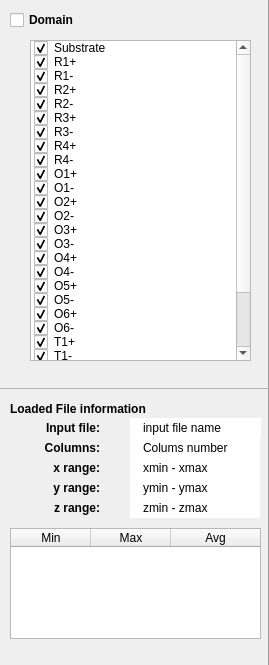
            <widget class="QWidget" name="input3">
             <attribute name="title">
              <string>Domain</string>
             </attribute>
             <layout class="QGridLayout" name="gridLayout_6">
              <property name="leftMargin">
               <number>0</number>
              </property>
              <property name="topMargin">
               <number>0</number>
              </property>
              <property name="rightMargin">
               <number>0</number>
              </property>
              <property name="bottomMargin">
               <number>0</number>
              </property>
              <property name="spacing">
               <number>0</number>
              </property>
              <item row="0" column="0">
               <widget class="QWidget" name="domain" native="true">
                <property name="maximumSize">
                 <size>
                  <width>270</width>
                  <height>16777215</height>
                 </size>
                </property>
                <property name="styleSheet">
                 <string notr="true">#domain{
	border-right:1px solid rgb(153, 153, 153);
}</string>
                </property>
                <layout class="QVBoxLayout" name="verticalLayout_3">
                 <property name="spacing">
                  <number>0</number>
                 </property>
                 <property name="leftMargin">
                  <number>0</number>
                 </property>
                 <property name="topMargin">
                  <number>0</number>
                 </property>
                 <property name="rightMargin">
                  <number>0</number>
                 </property>
                 <property name="bottomMargin">
                  <number>0</number>
                 </property>
                 <item>
                  <widget class="QWidget" name="widget_16" native="true">
                   <property name="sizePolicy">
                    <sizepolicy hsizetype="Fixed" vsizetype="Expanding">
                     <horstretch>0</horstretch>
                     <verstretch>0</verstretch>
                    </sizepolicy>
                   </property>
                   <property name="minimumSize">
                    <size>
                     <width>269</width>
                     <height>370</height>
                    </size>
                   </property>
                   <property name="maximumSize">
                    <size>
                     <width>269</width>
                     <height>16777215</height>
                    </size>
                   </property>
                   <widget class="QCheckBox" name="domain_CB">
                    <property name="geometry">
                     <rect>
                      <x>10</x>
                      <y>10</y>
                      <width>86</width>
                      <height>20</height>
                     </rect>
                    </property>
                    <property name="font">
                     <font>
                      <weight>75</weight>
                      <bold>true</bold>
                     </font>
                    </property>
                    <property name="text">
                     <string>Domain</string>
                    </property>
                   </widget>
                   <widget class="QListWidget" name="domain_LW">
                    <property name="geometry">
                     <rect>
                      <x>30</x>
                      <y>40</y>
                      <width>221</width>
                      <height>321</height>
                     </rect>
                    </property>
                    <property name="selectionMode">
                     <enum>QAbstractItemView::SingleSelection</enum>
                    </property>
                    <item>
                     <property name="text">
                      <string>Substrate</string>
                     </property>
                     <property name="background">
                      <brush brushstyle="NoBrush">
                       <color alpha="255">
                        <red>0</red>
                        <green>0</green>
                        <blue>0</blue>
                       </color>
                      </brush>
                     </property>
                     <property name="foreground">
                      <brush brushstyle="NoBrush">
                       <color alpha="255">
                        <red>0</red>
                        <green>0</green>
                        <blue>0</blue>
                       </color>
                      </brush>
                     </property>
                     <property name="checkState">
                      <enum>Checked</enum>
                     </property>
                    </item>
                    <item>
                     <property name="text">
                      <string>R1+</string>
                     </property>
                     <property name="checkState">
                      <enum>Checked</enum>
                     </property>
                    </item>
                    <item>
                     <property name="text">
                      <string>R1-</string>
                     </property>
                     <property name="checkState">
                      <enum>Checked</enum>
                     </property>
                    </item>
                    <item>
                     <property name="text">
                      <string>R2+</string>
                     </property>
                     <property name="checkState">
                      <enum>Checked</enum>
                     </property>
                    </item>
                    <item>
                     <property name="text">
                      <string>R2-</string>
                     </property>
                     <property name="checkState">
                      <enum>Checked</enum>
                     </property>
                    </item>
                    <item>
                     <property name="text">
                      <string>R3+</string>
                     </property>
                     <property name="checkState">
                      <enum>Checked</enum>
                     </property>
                    </item>
                    <item>
                     <property name="text">
                      <string>R3-</string>
                     </property>
                     <property name="checkState">
                      <enum>Checked</enum>
                     </property>
                    </item>
                    <item>
                     <property name="text">
                      <string>R4+</string>
                     </property>
                     <property name="checkState">
                      <enum>Checked</enum>
                     </property>
                    </item>
                    <item>
                     <property name="text">
                      <string>R4-</string>
                     </property>
                     <property name="checkState">
                      <enum>Checked</enum>
                     </property>
                    </item>
                    <item>
                     <property name="text">
                      <string>O1+</string>
                     </property>
                     <property name="checkState">
                      <enum>Checked</enum>
                     </property>
                    </item>
                    <item>
                     <property name="text">
                      <string>O1-</string>
                     </property>
                     <property name="checkState">
                      <enum>Checked</enum>
                     </property>
                    </item>
                    <item>
                     <property name="text">
                      <string>O2+</string>
                     </property>
                     <property name="checkState">
                      <enum>Checked</enum>
                     </property>
                    </item>
                    <item>
                     <property name="text">
                      <string>O2-</string>
                     </property>
                     <property name="checkState">
                      <enum>Checked</enum>
                     </property>
                    </item>
                    <item>
                     <property name="text">
                      <string>O3+</string>
                     </property>
                     <property name="checkState">
                      <enum>Checked</enum>
                     </property>
                    </item>
                    <item>
                     <property name="text">
                      <string>O3-</string>
                     </property>
                     <property name="checkState">
                      <enum>Checked</enum>
                     </property>
                    </item>
                    <item>
                     <property name="text">
                      <string>O4+</string>
                     </property>
                     <property name="checkState">
                      <enum>Checked</enum>
                     </property>
                    </item>
                    <item>
                     <property name="text">
                      <string>O4-</string>
                     </property>
                     <property name="checkState">
                      <enum>Checked</enum>
                     </property>
                    </item>
                    <item>
                     <property name="text">
                      <string>O5+</string>
                     </property>
                     <property name="checkState">
                      <enum>Checked</enum>
                     </property>
                    </item>
                    <item>
                     <property name="text">
                      <string>O5-</string>
                     </property>
                     <property name="checkState">
                      <enum>Checked</enum>
                     </property>
                    </item>
                    <item>
                     <property name="text">
                      <string>O6+</string>
                     </property>
                     <property name="checkState">
                      <enum>Checked</enum>
                     </property>
                    </item>
                    <item>
                     <property name="text">
                      <string>O6-</string>
                     </property>
                     <property name="checkState">
                      <enum>Checked</enum>
                     </property>
                    </item>
                    <item>
                     <property name="text">
                      <string>T1+</string>
                     </property>
                     <property name="checkState">
                      <enum>Checked</enum>
                     </property>
                    </item>
                    <item>
                     <property name="text">
                      <string>T1-</string>
                     </property>
                     <property name="checkState">
                      <enum>Checked</enum>
                     </property>
                    </item>
                    <item>
                     <property name="text">
                      <string>T2+</string>
                     </property>
                     <property name="checkState">
                      <enum>Checked</enum>
                     </property>
                    </item>
                    <item>
                     <property name="text">
                      <string>T2-</string>
                     </property>
                     <property name="checkState">
                      <enum>Checked</enum>
                     </property>
                    </item>
                    <item>
                     <property name="text">
                      <string>T3+</string>
                     </property>
                     <property name="checkState">
                      <enum>Checked</enum>
                     </property>
                    </item>
                    <item>
                     <property name="text">
                      <string>T3-</string>
                     </property>
                     <property name="checkState">
                      <enum>Checked</enum>
                     </property>
                    </item>
                   </widget>
                  </widget>
                 </item>
                 <item>
                  <spacer name="verticalSpacer_11">
                   <property name="orientation">
                    <enum>Qt::Vertical</enum>
                   </property>
                   <property name="sizeHint" stdset="0">
                    <size>
                     <width>20</width>
                     <height>18</height>
                    </size>
                   </property>
                  </spacer>
                 </item>
                 <item>
                  <widget class="QWidget" name="widget_4" native="true">
                   <property name="minimumSize">
                    <size>
                     <width>269</width>
                     <height>260</height>
                    </size>
                   </property>
                   <property name="maximumSize">
                    <size>
                     <width>269</width>
                     <height>16777215</height>
                    </size>
                   </property>
                   <property name="styleSheet">
                    <string notr="true">.QWidget{
	border-top:1px solid rgb(179, 179, 179);
}

#inputFileDomain,#rowcolDomain,#xMinMaxDomain,#yMinMaxDomain,#zMinMaxDomain{
	padding-left:10px;
}</string>
                   </property>
                   <widget class="QLabel" name="inputFileDomain">
                    <property name="geometry">
                     <rect>
                      <x>130</x>
                      <y>30</y>
                      <width>131</width>
                      <height>20</height>
                     </rect>
                    </property>
                    <property name="styleSheet">
                     <string notr="true">QLabel{
	background-color:white;
}</string>
                    </property>
                    <property name="text">
                     <string>input file name</string>
                    </property>
                   </widget>
                   <widget class="QLabel" name="zMinMaxDomain">
                    <property name="geometry">
                     <rect>
                      <x>130</x>
                      <y>110</y>
                      <width>130</width>
                      <height>20</height>
                     </rect>
                    </property>
                    <property name="styleSheet">
                     <string notr="true">QLabel{
	background-color:white;
}</string>
                    </property>
                    <property name="text">
                     <string>zmin - zmax</string>
                    </property>
                   </widget>
                   <widget class="QLabel" name="rowcolDomain">
                    <property name="geometry">
                     <rect>
                      <x>130</x>
                      <y>50</y>
                      <width>130</width>
                      <height>20</height>
                     </rect>
                    </property>
                    <property name="styleSheet">
                     <string notr="true">QLabel{
	background-color:white;
}</string>
                    </property>
                    <property name="text">
                     <string>Colums number</string>
                    </property>
                   </widget>
                   <widget class="QLabel" name="label_39">
                    <property name="geometry">
                     <rect>
                      <x>30</x>
                      <y>90</y>
                      <width>70</width>
                      <height>20</height>
                     </rect>
                    </property>
                    <property name="font">
                     <font>
                      <weight>75</weight>
                      <bold>true</bold>
                     </font>
                    </property>
                    <property name="text">
                     <string>y range:</string>
                    </property>
                    <property name="alignment">
                     <set>Qt::AlignRight|Qt::AlignTrailing|Qt::AlignVCenter</set>
                    </property>
                   </widget>
                   <widget class="QLabel" name="label_40">
                    <property name="geometry">
                     <rect>
                      <x>30</x>
                      <y>30</y>
                      <width>70</width>
                      <height>20</height>
                     </rect>
                    </property>
                    <property name="font">
                     <font>
                      <weight>75</weight>
                      <bold>true</bold>
                     </font>
                    </property>
                    <property name="text">
                     <string>Input file:</string>
                    </property>
                    <property name="alignment">
                     <set>Qt::AlignRight|Qt::AlignTrailing|Qt::AlignVCenter</set>
                    </property>
                   </widget>
                   <widget class="QTableWidget" name="domain_Table">
                    <property name="geometry">
                     <rect>
                      <x>10</x>
                      <y>140</y>
                      <width>251</width>
                      <height>111</height>
                     </rect>
                    </property>
                    <property name="minimumSize">
                     <size>
                      <width>0</width>
                      <height>0</height>
                     </size>
                    </property>
                    <property name="maximumSize">
                     <size>
                      <width>100000</width>
                      <height>16777215</height>
                     </size>
                    </property>
                    <property name="editTriggers">
                     <set>QAbstractItemView::NoEditTriggers</set>
                    </property>
                    <attribute name="horizontalHeaderDefaultSectionSize">
                     <number>80</number>
                    </attribute>
                    <attribute name="horizontalHeaderMinimumSectionSize">
                     <number>40</number>
                    </attribute>
                    <attribute name="horizontalHeaderStretchLastSection">
                     <bool>true</bool>
                    </attribute>
                    <column>
                     <property name="text">
                      <string>Min</string>
                     </property>
                    </column>
                    <column>
                     <property name="text">
                      <string>Max</string>
                     </property>
                    </column>
                    <column>
                     <property name="text">
                      <string>Avg</string>
                     </property>
                    </column>
                   </widget>
                   <widget class="QLabel" name="label_69">
                    <property name="geometry">
                     <rect>
                      <x>10</x>
                      <y>10</y>
                      <width>161</width>
                      <height>21</height>
                     </rect>
                    </property>
                    <property name="font">
                     <font>
                      <weight>75</weight>
                      <bold>true</bold>
                     </font>
                    </property>
                    <property name="text">
                     <string>Loaded File information</string>
                    </property>
                   </widget>
                   <widget class="QLabel" name="label_38">
                    <property name="geometry">
                     <rect>
                      <x>30</x>
                      <y>70</y>
                      <width>70</width>
                      <height>20</height>
                     </rect>
                    </property>
                    <property name="font">
                     <font>
                      <weight>75</weight>
                      <bold>true</bold>
                     </font>
                    </property>
                    <property name="text">
                     <string>x range:</string>
                    </property>
                    <property name="alignment">
                     <set>Qt::AlignRight|Qt::AlignTrailing|Qt::AlignVCenter</set>
                    </property>
                   </widget>
                   <widget class="QLabel" name="xMinMaxDomain">
                    <property name="geometry">
                     <rect>
                      <x>130</x>
                      <y>70</y>
                      <width>130</width>
                      <height>20</height>
                     </rect>
                    </property>
                    <property name="styleSheet">
                     <string notr="true">QLabel{
	background-color:white;
}</string>
                    </property>
                    <property name="text">
                     <string>xmin - xmax</string>
                    </property>
                   </widget>
                   <widget class="QLabel" name="yMinMaxDomain">
                    <property name="geometry">
                     <rect>
                      <x>130</x>
                      <y>90</y>
                      <width>130</width>
                      <height>20</height>
                     </rect>
                    </property>
                    <property name="styleSheet">
                     <string notr="true">QLabel{
	background-color:white;
}</string>
                    </property>
                    <property name="text">
                     <string>ymin - ymax</string>
                    </property>
                   </widget>
                   <widget class="QLabel" name="label_41">
                    <property name="geometry">
                     <rect>
                      <x>30</x>
                      <y>50</y>
                      <width>70</width>
                      <height>20</height>
                     </rect>
                    </property>
                    <property name="font">
                     <font>
                      <weight>75</weight>
                      <bold>true</bold>
                     </font>
                    </property>
                    <property name="text">
                     <string>Columns:</string>
                    </property>
                    <property name="alignment">
                     <set>Qt::AlignRight|Qt::AlignTrailing|Qt::AlignVCenter</set>
                    </property>
                   </widget>
                   <widget class="QLabel" name="label_42">
                    <property name="geometry">
                     <rect>
                      <x>30</x>
                      <y>110</y>
                      <width>70</width>
                      <height>20</height>
                     </rect>
                    </property>
                    <property name="font">
                     <font>
                      <weight>75</weight>
                      <bold>true</bold>
                     </font>
                    </property>
                    <property name="text">
                     <string>z range:</string>
                    </property>
                    <property name="alignment">
                     <set>Qt::AlignRight|Qt::AlignTrailing|Qt::AlignVCenter</set>
                    </property>
                   </widget>
                  </widget>
                 </item>
                 <item>
                  <spacer name="verticalSpacer_10">
                   <property name="orientation">
                    <enum>Qt::Vertical</enum>
                   </property>
                   <property name="sizeHint" stdset="0">
                    <size>
                     <width>20</width>
                     <height>17</height>
                    </size>
                   </property>
                  </spacer>
                 </item>
                </layout>
               </widget>
              </item>
             </layout>
            </widget>
